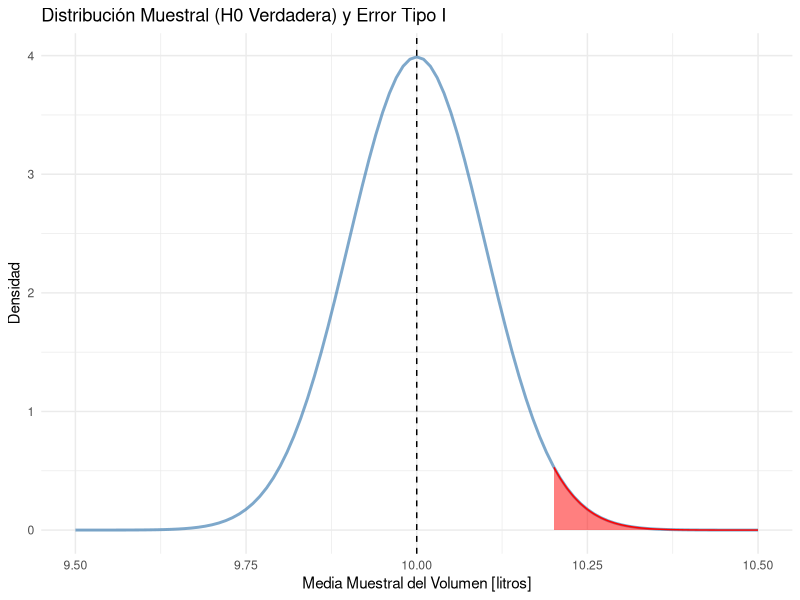
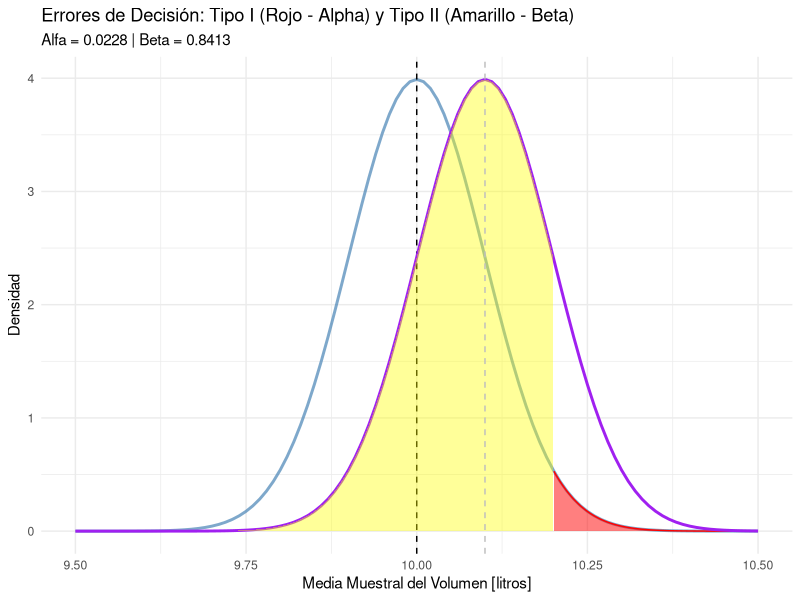
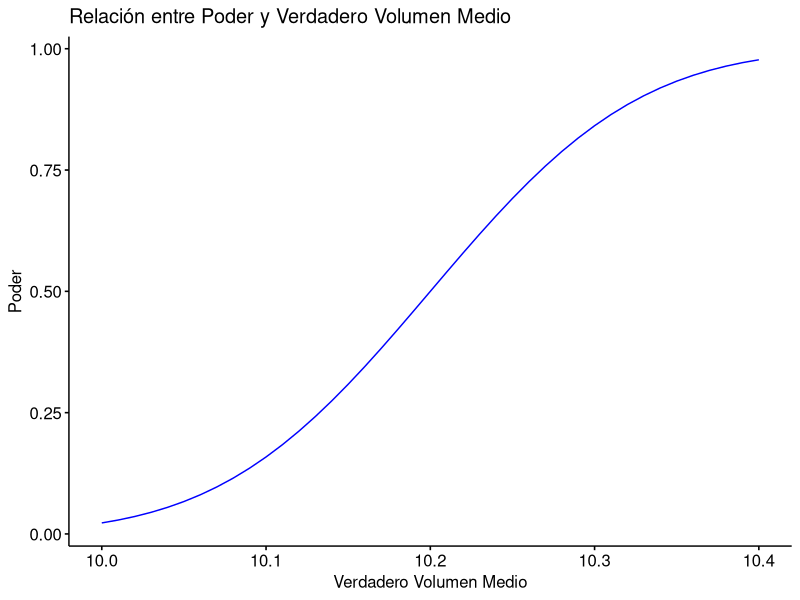

R code for these plots, in order:
## ---- chunk 1
library(ggplot2)
library(ggpubr)
library(pwr)
## ---- chunk 2
media_nula <- 10              # Valor nulo (hipótesis nula verdadera)
valor_critico <- 10.2        # Umbral para rechazar H0
desviacion_estandar_poblacional <- 1  # Desviación estándar de la población en litros
numero_muestras <- 100                 # Tamaño de la muestra (50 + 50)
## ---- chunk 3
# Usaremos ERROR ESTANDAR
# Basado en Script 4.3 de Lectura 02:
error_estandar <- desviacion_estandar_poblacional / sqrt(numero_muestras) 

#Cálculo de la probabilidad del Error Tipo 1
# Calculamos el área a la derecha del valor crítico (una cola) 
# Esto representa rechazar H0 cuando H0 es verdadera 
prob_error_tipo1 <- pnorm(valor_critico, mean = media_nula, sd = error_estandar, lower.tail = FALSE)
cat("La probabilidad de cometer un error de tipo I es:", prob_error_tipo1)

## ---- chunk 4

#realizamos el gráfico de forma análoga al Script 4.3
#x <- seq(media - 5.2 * error_est, media + 5.2 * error_est, by = 0.01)
x <- seq(9.5, 10.5, by = 0.001)

y <- dnorm(x, mean = media_nula, sd = error_estandar)
dist_muestral <- data.frame(x, y)

# graficar la distribución muestral
g1 <- ggplot(data = dist_muestral, aes(x))
g1 <- g1 + stat_function(fun = dnorm, args = list(mean = media_nula, sd = error_estandar),
colour = "steelblue", alpha = 0.7, linewidth = 1)
g1 <- g1 + ylab("Densidad")
g1 <- g1 + xlab("Media Muestral del Volumen [litros]")
g1 <- g1 + ggtitle("Distribución Muestral (H0 Verdadera) y Error Tipo I")
g1 <- g1 + theme_minimal()

# Colorear el área mayor al valor crítico
g1 <- g1 + geom_area(data = subset(dist_muestral, x > valor_critico), aes(y = y), colour = "red", fill = "red", alpha = 0.5)

# Agregar una línea vertical para el valor nulo
g1 <- g1 + geom_vline(aes(xintercept = media_nula),color = "black", linetype = "dashed")

# Mostrar el gráfico obtenido
print(g1)

## ---- chunk 5
media_alternativa <- 10.1     # Nueva media alternativa planteada
## ---- chunk 6
prob_error_tipo2 <- pnorm(q = valor_critico, mean = media_alternativa, sd = error_estandar)
cat("La probabilidad de cometer un error de tipo II (Beta) es:", prob_error_tipo2)
## ---- chunk 7
##USAMOS COMO BASE EL SCRIPT 7.2 DEL CAPITULO 7, LECTURA 4
g2 <- g1 + 
  
  #La verdadera distribución muestral
  stat_function(fun = dnorm, args = list(mean = media_alternativa, sd = error_estandar),
                color = "purple", linewidth = 1, linetype = "solid") +
  
  # Area del Error Tipo II - a la izquierda de 10.2 en la curva nueva
  # Usamos un limite inferior arbitrario lo suficientemente bajo (ej. 9.6) para rellenar
  geom_area(stat = "function", fun = dnorm, args = list(mean = media_alternativa, sd = error_estandar),
            xlim = c(9.6, valor_critico), fill = "yellow", alpha = 0.4) +
  
  labs(title = "Errores de Decisión: Tipo I (Rojo - Alpha) y Tipo II (Amarillo - Beta)",
       subtitle = paste("Alfa =", round(prob_error_tipo1, 4), "| Beta =", round(prob_error_tipo2, 4))) +
  geom_vline(aes(xintercept = media_alternativa),color = "grey", linetype = "dashed")

print(g2)
## ---- chunk 8
medias_verdaderas <- seq(10.0, 10.4, by = 0.01)
## ---- chunk 9
#Utilizando el Script 7.4:
deltas <- medias_verdaderas - media_nula
deltas_normalizados <- deltas / desviacion_estandar_poblacional

f_pzg <- function(x) pwr.norm.test(d = x, n = numero_muestras, sig.level = prob_error_tipo1, 
                alternative = "greater")[["power"]]

poder_unilat <- sapply(deltas_normalizados, f_pzg)

datos_curva <- data.frame(medias_verdaderas, poder_unilat)

g <- ggline(datos_curva, x = "medias_verdaderas", y = "poder_unilat", plot_type = "l", 
            numeric.x.axis = TRUE, 
            title = "Relación entre Poder y Verdadero Volumen Medio",
            xlab = "Verdadero Volumen Medio", 
            ylab = "Poder", 
            color = "blue")

print(g)
## ---- chunk 10
# Primero definimos las variables que tenemos de la pregunta
d_calculado <- (10.1 - 10) / 1  # Tamaño del efecto normalizado (Delta / Sigma)
alfa <- 0.05                    # Nivel de significación
poder_deseado <- 0.7            # Poder estadístico

# Ocupamos la función pwr.norm.test dejando 'n' vacío para calcular el valor de este
# Usamos "greater" ya que nuestra Ha es mu>10.
resultado <- pwr.norm.test(d = d_calculado, 
                           sig.level = alfa, 
                           power = poder_deseado, 
                           alternative = "greater") 

print(resultado)
## ---- chunk 11
2 * asin(sqrt(0.96)) - 2 * asin(sqrt(0.90))
## ---- chunk 12
h <- ES.h(0.96, 0.9)
h
## ---- chunk 13
pwr.2p.test(h = h, sig.level = alfa, power = 0.7, alternative = "greater")
